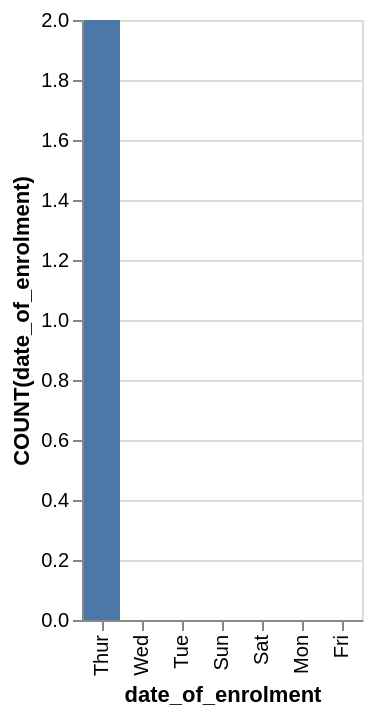

Write a Vega-Lite specification for this figure.
### Vega-Lite specification from a JSON file in a GitHub repository (floating-point values rounded to 4 significant figures)
{"data": {"values": [{"x_data": "Thur", "y_data": 2}, {"x_data": "Wed", "y_data": 0}, {"x_data": "Tue", "y_data": 0}, {"x_data": "Sun", "y_data": 0}, {"x_data": "Sat", "y_data": 0}, {"x_data": "Mon", "y_data": 0}, {"x_data": "Fri", "y_data": 0}]}, "mark": "bar", "encoding": {"x": {"field": "x_data", "type": "nominal", "title": "date_of_enrolment", "sort": {"op": "sum", "field": "y_data", "order": "descending"}}, "y": {"field": "y_data", "type": "quantitative", "title": "COUNT(date_of_enrolment)"}}}
